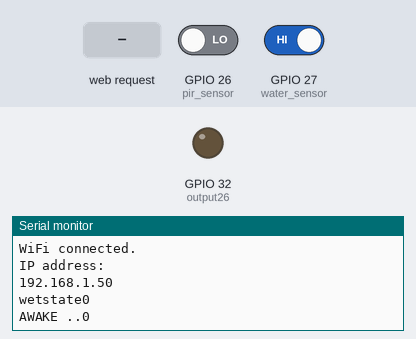
This sketch was run on a simulated ESP32. On the bench: output pins drawn as LEDs (lit = HIGH), the last lines printed to the serial monitor. The inputs (shaded band) are chosen by the test bench; at power-on: GPIO 26 (pir_sensor) LOW, GPIO 27 (water_sensor) HIGH. WiFi joins after 1.5 s; servers stay silent unless stated.

Above: at 2.7 s.
2.8 s: HTTP request GET /26/off received
At 3.8 s:
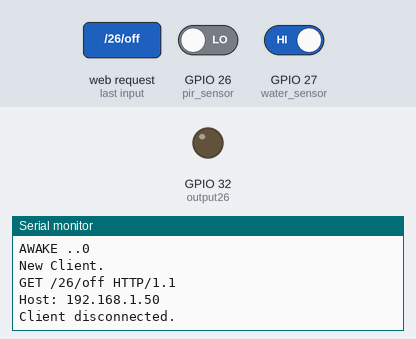
4.3 s: HTTP request GET /on received
At 5.4 s:
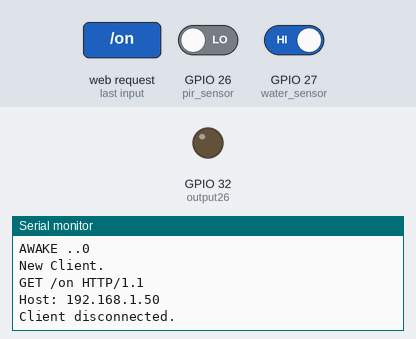

The sketch:

test_webpage.ino
```cpp
#include <WiFi.h>
#include <Adafruit_Sensor.h>


// Replace with your network credentials
const char* ssid = "hcn sar 03212323255";
const char* password = "humayunsj789";

// Set web server port number to 80
WiFiServer server(80);


int water_sensor = 27;
bool isWet = false;
int pir_sensor =26;
bool isAwake =false;

// Variable to store the HTTP request
String header;

// Auxiliar variables to store the current output state
String output26State = "off";

// Assign output variables to GPIO pins
const int output26 = 32; //buzer pin
String wet_state ="off";

// Current time
unsigned long currentTime = millis();
// Previous time
unsigned long previousTime = 0;
// Define timeout time in milliseconds (example: 2000ms = 2s)
const long timeoutTime = 2000;


void setup() {
  Serial.begin(115200);
  // Initialize the output variables as outputs

  pinMode(output26, OUTPUT);
 // pinMode(output27, OUTPUT);
  pinMode(water_sensor, INPUT);
  pinMode(pir_sensor, INPUT);
  //pinMode(LED_BUILTIN,OUTPUT);


  // Connect to Wi-Fi network with SSID and password
  Serial.print("Connecting to ");
  Serial.println(ssid);
  WiFi.begin(ssid, password);
  while (WiFi.status() != WL_CONNECTED) {
    delay(500);
    Serial.print(".");
  }
  // Print local IP address and start web server
  Serial.println("");
  Serial.println("WiFi connected.");
  Serial.println("IP address: ");
  Serial.println(WiFi.localIP());
  server.begin();
}
String text;
unsigned long prev_time=0;
unsigned long prev_ip_time=0;

void loop() {


  // //for debuging only
  // if(millis()-prev_time>2000){
  //   prev_time=millis();
  //   isWet=!isWet;
  //   isAwake=!isAwake;
  //   Serial.print("satte::::");
  //   Serial.println(isWet);
  //   Serial.print("fall::::");
  //  Serial.println(isAwake);
  //   }

 if(millis()-prev_time>2000){
   prev_time=millis();
   isWet=!digitalRead(water_sensor);
   isAwake =digitalRead(pir_sensor);
  // fall=!fall;
   Serial.print("wetstate");
   Serial.println(isWet);
   Serial.print("AWAKE ..");
  Serial.println(isAwake);
   }
 // else{
 // isRaining =0;
 //   Serial.println("DRYyyyyyyyy");
 //   }
 //  (digitalRead(rainSensorPin) == HIGH);

  WiFiClient client = server.available();   // Listen for incoming clients

  if (client) {                             // If a new client connects,
    currentTime = millis();
    previousTime = currentTime;
    Serial.println("New Client.");          // print a message out in the serial port
    String currentLine = "";                // make a String to hold incoming data from the client
    while (client.connected() && currentTime - previousTime <= timeoutTime) {  // loop while the client's connected
      currentTime = millis();
      if (client.available()) {             // if there's bytes to read from the client,
        char c = client.read();             // read a byte, then
        Serial.write(c);                    // print it out in the serial monitor
        header += c;
        if (c == '\n') {                    // if the byte is a newline character
          // if the current line is blank, you got two newline characters in a row.
          // that's the end of the client HTTP request, so send a response:
          if (currentLine.length() == 0) {
            // HTTP headers always start with a response code (e.g., HTTP/1.1 200 OK)
            // and a content-type so the client knows what's coming, then a blank line:
            client.println("HTTP/1.1 200 OK");
            client.println("Content-type:text/html");
            client.println("Connection: close");
            client.println();

            // turns the GPIOs on and off

            if(isAwake){
              if(header.indexOf("GET /26/off") >= 0){
                Serial.println("BUZZER OFF");
                output26State = "off";
               // digitalWrite(LED_BUILTIN, 0);
               digitalWrite(output26, 0);

                }
              else{
              Serial.println("BUZZER HIGH");
                output26State = "on";
                //digitalWrite(LED_BUILTIN, 1);
               digitalWrite(output26, 1);

                }

              }

//            if (header.indexOf("GET /26/on") >= 0) {
//              Serial.println("BUZZER DISABLE");
//              output26State = "on";
//              digitalWrite(output26, 1);
//            }
//            else if (header.indexOf("GET /26/off") >= 0) {
//              Serial.println("BUZZER ENABLE");
//              output26State = "off";
//              digitalWrite(output26, 0);
//            }
//            if(fall){
//               output26State = "on";
//              digitalWrite(LED_BUILTIN, 1);
//              }
//
//

            // Display the HTML web page
            client.println("<!DOCTYPE html><html>");
            client.println("<head><meta name=\"viewport\" content=\"width=device-width, initial-scale=1\">");
            client.println("<link rel=\"icon\" href=\"data:,\">");
            // CSS to style the on/off buttons
            // Feel free to change the background-color and font-size attributes to fit your preferences
            client.println("<style>html { font-family: Helvetica; display: inline-block; margin: 0px auto; text-align: center;}");
            client.println(".button { background-color: #4CAF50; border: none; color: white; padding: 16px 40px;");
            client.println("text-decoration: none; font-size: 30px; margin: 2px; cursor: pointer;}");
            client.println(".button2 {background-color: #555555;}");
            client.println(".block { width: 200px; height: 200px; margin: 20px auto; border-radius: 8px; font-size: 24px; font-weight: bold; line-height: 200px; }");
            client.println(".block.green { background-color: #4CAF50; color: white; }");
            client.println(".block.red { background-color: #FF0000; color: white; }");
            client.println(".block.blue {background-color: #0000FF;color: white;}");
            client.println(".block.white {background-color: #FFFFFF; color: black;}");


            client.println("</style></head>");

            // Web Page Heading
            client.println("<body><h1>IOT BASED SMART CRADLE</h1>");

            //client.println("<h3>Temperature: " + String(temperature) + "&deg;C</h3>");

            // Display rain sensor block
            client.print("<div class=\"block ");
            if (isWet) {
    client.print("blue\">URINE DETECTED");
  } else {
    client.print("white\">NO URINE DETECTED");
  }
  client.println("</div>");

             client.print("<div class=\"block ");
            if (isAwake) {
    client.print("red\">BABY AWAKE");
  } else {
    client.print("green\">BABY SLEEPING");
  }
  client.println("</div>");


            // Display current state and ON/OFF buttons for GPIO 26
            client.println("<p>BUZZER ALERT   " + output26State + "</p>");
            // If the output26State is off, it displays the ON button
//
//            if (output26State == "on") {
//              //client.println("<p><a href=\"/26/on\"><button class=\"button\">ON</button></a></p>");
//            client.println("<p><a href=\"/26/off\"><button class=\"button button2\">OFF</button></a></p>");
//            }
//            else {
//            //  client.println("<p><a href=\"/26/off\"><button class=\"button button2\">OFF</button></a></p>");
//            client.println("<p><a href=\"/26/on\"><button class=\"button\">BACK</button></a></p>");
//
//            }
              if (output26State == "on") {
    client.println("<p><a href=\"/26/off\"><button class=\"button button2\">TURN OFF BUZZER</button></a></p>");
  } else {
    client.println("<p><a href=\"/26/on\"><button class=\"button\">TURN ON BUZZER</button></a></p>");
  }


//
            client.println("</body></html>");

            // The HTTP response ends with another blank line
            client.println();
            // Break out of the while loop
            break;
          }
          else { // if you got a newline, then clear currentLine
            currentLine = "";
          }
        }
        else if (c != '\r') {  // if you got anything else but a carriage return character,
          currentLine += c;      // add it to the end of the currentLine
        }
      }
    }
    // Clear the header variable
    header = "";
    // Close the connection
    client.stop();
    Serial.println("Client disconnected.");
    Serial.println("");
  }
}
```

Measured:
- after the input at 2.8 s, the serial monitor: prints a new line at once (image 1)
- after the input at 4.3 s, the serial monitor: prints a new line at once (image 2)
